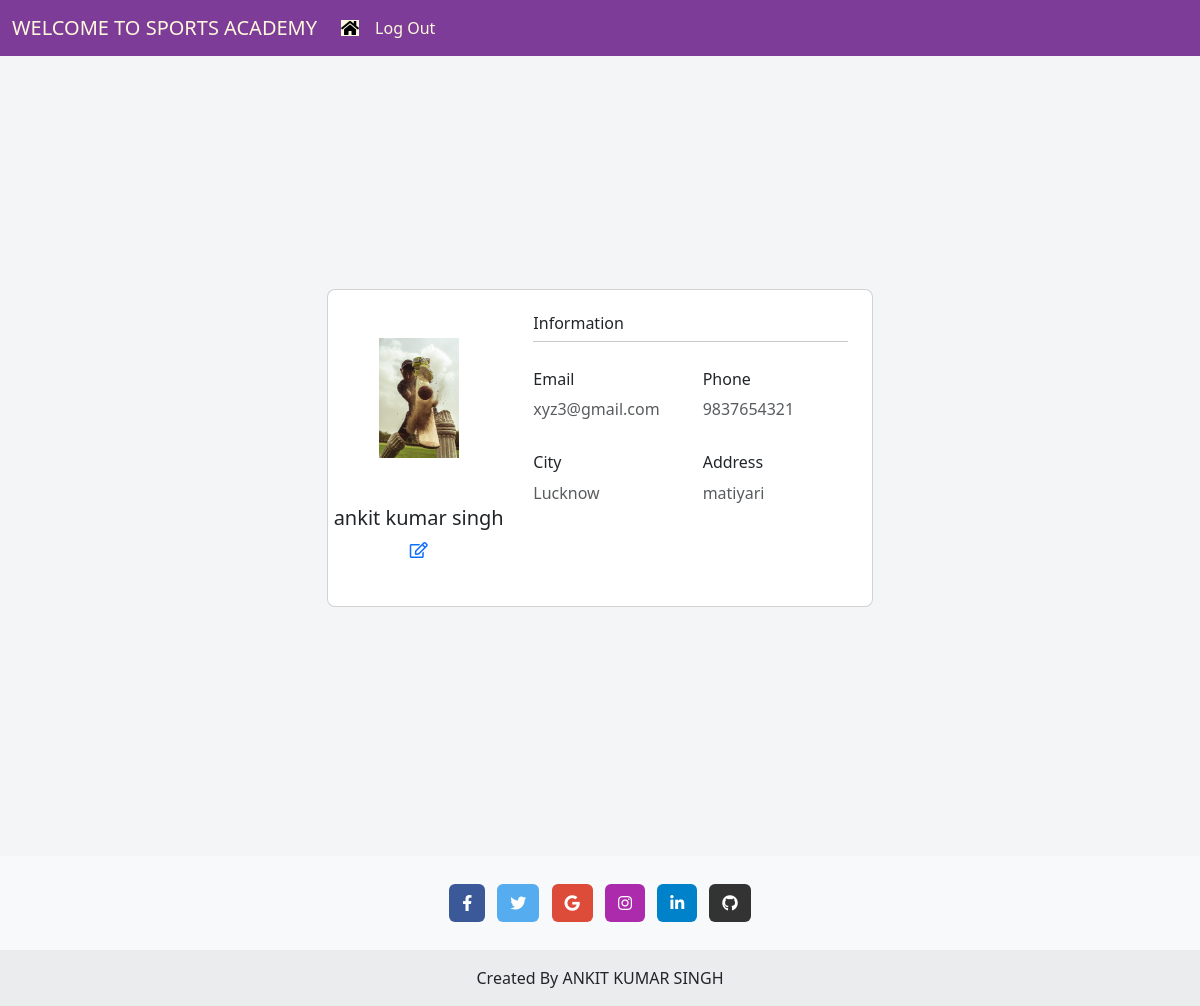
Screenshot of /coach_home/ (signed in) with the database file from the repository.
### sa_app/models.py (models this page shows)
class Coach(models.Model):
    coach_id=models.CharField(max_length=55,primary_key=True)
    password=models.CharField(max_length=55)
    name = models.CharField(max_length=100)
    email = models.EmailField(max_length=50)
    phone = models.CharField(max_length=10)
    gender=models.CharField(max_length=6)
    city= models.CharField(max_length=55)
    address=models.CharField(max_length=55)
    experience=models.TextField()
    about_coach=models.TextField()
    area_of_interest=models.TextField()
    date = models.DateField(default = timezone.now)

### sa_app/coach_views.py (the view)
# urls.py: path("coach_home/",coach_views.coach_home,name="coach_home"),
def coach_home(request):
     if "session_key" not in request.session.keys():
         return redirect("coach_login")
     id=request.session["session_key"]
     obj=Coach.objects.get(coach_id=id)
     context={
        "obj_key":obj
    }
     return render (request,'sa_app/coach/coach_home.html',context)

### sa_app/templates/sa_app/coach/coach_home.html (shortened to what this page needs)
<!DOCTYPE html>
{% load static %}
<html lang="en">
<head>
  {%include 'sa_app/common/common_css.html'%}
</head>
<body>
  {%include 'sa_app/coach/coach_header.html'%}
  <section class="vh-100" style="background-color: #f4f5f7;">
    <div class="container py-5 h-100">
      <div class="row d-flex justify-content-center align-items-center h-100">
        <div class="col col-lg-6 mb-4 mb-lg-0">
          <div class="card mb-3" style="border-radius: .5rem;">
            <div class="row g-0">
              <div class="col-md-4 gradient-custom text-center"
                style="border-top-left-radius: .5rem; border-bottom-left-radius: .5rem;">
                <img
                src="{%static 'sa_app/images/cricpic1.jpg'%}"                alt="Avatar" class="img-fluid my-5" style="width: 80px;" />
                <h5>{{obj_key.name}}</h5>
                <a href="{{'/coach_edit_profile/'}}">
                  <i class="far fa-edit mb-5">
                  </i></a>
              </div>
              <div class="col-md-8">
                <div class="card-body p-4">
                  <h6>Information</h6>
                  <hr class="mt-0 mb-4">
                  <div class="row pt-1">
                    <div class="col-6 mb-3">
                      <h6>Email</h6>
                      <p class="text-muted">{{obj_key.email}}</p>
                    </div>
                    <div class="col-6 mb-3">
                      <h6>Phone</h6>
                      <p class="text-muted">{{obj_key.phone}}</p>
                    </div>
                    <div class="col-6 mb-3">
                      <h6>City</h6>
                      <p class="text-muted">{{obj_key.city}}</p>
                    </div>
                    <div class="col-6 mb-3">
                      <h6>Address</h6>
                      <p class="text-muted">{{obj_key.address}}</p>
                    </div>
                  </div>
                </div>
              </div>
            </div>
          </div>
        </div>
      </div>
    </div>
  </section>
  {% include 'sa_app/common/footer.html' %}
</body>
</html>

### rows the page displays
Coach: name "ankit kumar singh", email "xyz3@gmail.com", phone "9837654321", city "Lucknow", address "matiyari"
